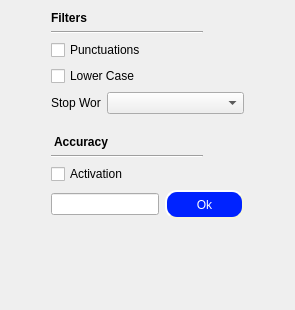
          <widget class="QWidget" name="FiltersTab">
           <attribute name="title">
            <string>Filters</string>
           </attribute>
           <layout class="QHBoxLayout" name="horizontalLayout_5">
            <item>
             <spacer name="horizontalSpacer_9">
              <property name="orientation">
               <enum>Qt::Horizontal</enum>
              </property>
              <property name="sizeHint" stdset="0">
               <size>
                <width>40</width>
                <height>20</height>
               </size>
              </property>
             </spacer>
            </item>
            <item>
             <layout class="QVBoxLayout" name="verticalLayout_6">
              <item>
               <layout class="QVBoxLayout" name="verticalLayout_20">
                <item>
                 <widget class="QLabel" name="FiltersLabel">
                  <property name="font">
                   <font>
                    <family>Arial</family>
                    <pointsize>9</pointsize>
                    <weight>75</weight>
                    <bold>true</bold>
                   </font>
                  </property>
                  <property name="text">
                   <string>Filters</string>
                  </property>
                 </widget>
                </item>
                <item>
                 <widget class="Line" name="line_3">
                  <property name="styleSheet">
                   <string notr="true">min-width: 150px;
max-width: 150px;
</string>
                  </property>
                  <property name="orientation">
                   <enum>Qt::Horizontal</enum>
                  </property>
                 </widget>
                </item>
                <item>
                 <layout class="QVBoxLayout" name="verticalLayout_21">
                  <item>
                   <widget class="QCheckBox" name="PunctuationCheckBox">
                    <property name="font">
                     <font>
                      <family>Arial</family>
                     </font>
                    </property>
                    <property name="text">
                     <string>Punctuations</string>
                    </property>
                   </widget>
                  </item>
                  <item>
                   <widget class="QCheckBox" name="LowerCaseCheckBox">
                    <property name="font">
                     <font>
                      <family>Arial</family>
                     </font>
                    </property>
                    <property name="text">
                     <string>Lower Case</string>
                    </property>
                   </widget>
                  </item>
                  <item>
                   <layout class="QHBoxLayout" name="horizontalLayout_8">
                    <item>
                     <widget class="QLabel" name="label_2">
                      <property name="styleSheet">
                       <string notr="true">min-width:50px;
max-width:50px;</string>
                      </property>
                      <property name="text">
                       <string>Stop Words</string>
                      </property>
                     </widget>
                    </item>
                    <item>
                     <widget class="QComboBox" name="StopWordsComboBox"/>
                    </item>
                   </layout>
                  </item>
                 </layout>
                </item>
                <item>
                 <widget class="QLabel" name="FiltersLabel_2">
                  <property name="font">
                   <font>
                    <family>Arial</family>
                    <pointsize>9</pointsize>
                    <weight>75</weight>
                    <bold>true</bold>
                   </font>
                  </property>
                  <property name="styleSheet">
                   <string notr="true">padding-top:15px;</string>
                  </property>
                  <property name="text">
                   <string>Accuracy</string>
                  </property>
                 </widget>
                </item>
                <item>
                 <widget class="Line" name="line_4">
                  <property name="styleSheet">
                   <string notr="true">min-width: 150px;
max-width: 150px;
</string>
                  </property>
                  <property name="orientation">
                   <enum>Qt::Horizontal</enum>
                  </property>
                 </widget>
                </item>
                <item>
                 <widget class="QCheckBox" name="AccuracyCheckBox">
                  <property name="font">
                   <font>
                    <family>Arial</family>
                   </font>
                  </property>
                  <property name="text">
                   <string>Activation</string>
                  </property>
                 </widget>
                </item>
                <item>
                 <layout class="QHBoxLayout" name="horizontalLayout_6">
                  <item>
                   <widget class="QLineEdit" name="TestDataSizeLineEdit">
                    <property name="styleSheet">
                     <string notr="true">max-height:20px;
min-height:20px;</string>
                    </property>
                   </widget>
                  </item>
                  <item>
                   <widget class="QPushButton" name="TestDataSizeButton">
                    <property name="font">
                     <font>
                      <family>Arial</family>
                      <pointsize>9</pointsize>
                     </font>
                    </property>
                    <property name="styleSheet">
                     <string notr="true">QPushButton{ 
	background-color: #0023FF;
	border-style: outset;
	border-width: 2px;
	border-radius: 12px;
	border-color: beige;
	max-width: 75px;
	min-width: 75px;
	max-height:25px;
	min-height:25px;
	color: rgb(255, 255, 255);
 }
QPushButton:pressed{ background-color: #0023FF; }
QPushButton:hover{ background-color: #001cc9; }</string>
                    </property>
                    <property name="text">
                     <string>Ok</string>
                    </property>
                   </widget>
                  </item>
                 </layout>
                </item>
               </layout>
              </item>
              <item>
               <spacer name="verticalSpacer_13">
                <property name="orientation">
                 <enum>Qt::Vertical</enum>
                </property>
                <property name="sizeHint" stdset="0">
                 <size>
                  <width>20</width>
                  <height>40</height>
                 </size>
                </property>
               </spacer>
              </item>
              <item>
               <spacer name="verticalSpacer_12">
                <property name="orientation">
                 <enum>Qt::Vertical</enum>
                </property>
                <property name="sizeHint" stdset="0">
                 <size>
                  <width>20</width>
                  <height>40</height>
                 </size>
                </property>
               </spacer>
              </item>
             </layout>
            </item>
            <item>
             <spacer name="horizontalSpacer_10">
              <property name="orientation">
               <enum>Qt::Horizontal</enum>
              </property>
              <property name="sizeHint" stdset="0">
               <size>
                <width>40</width>
                <height>20</height>
               </size>
              </property>
             </spacer>
            </item>
           </layout>
          </widget>
